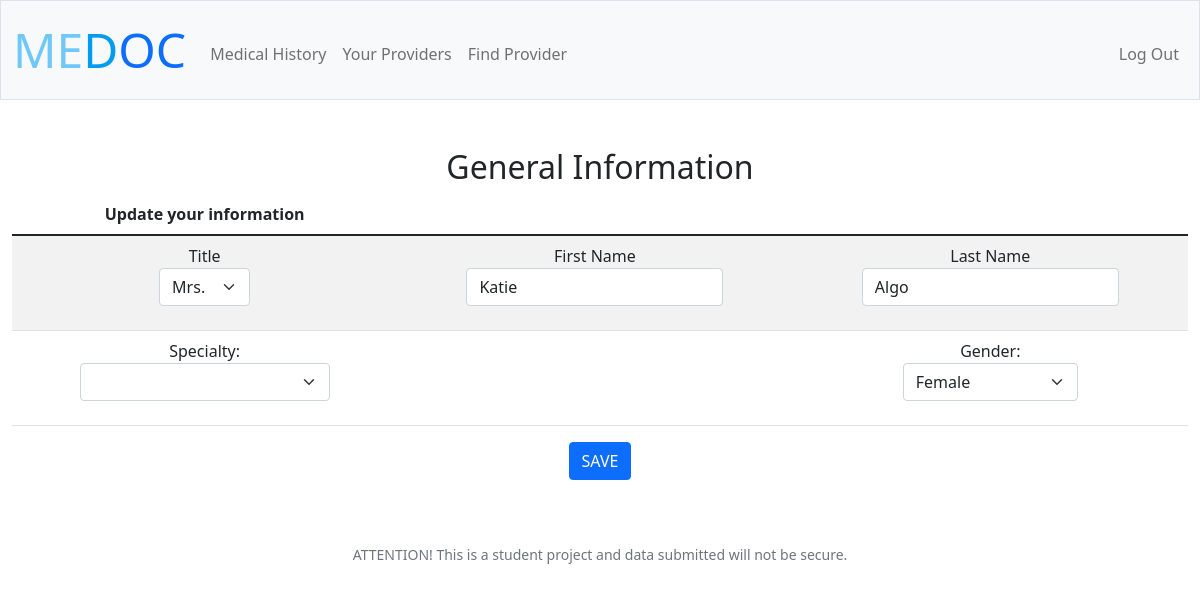
Page /provider_profile (signed in) on the committed database.
### tables this page shows
CREATE TABLE 'users' ('id' INTEGER PRIMARY KEY AUTOINCREMENT NOT NULL, 'username' TEXT NOT NULL, 'password' TEXT NOT NULL,'first' TEXT NOT NULL,'last' TEXT NOT NULL, 'title' TEXT,'usertype' TEXT, 'dob' DATETIME, 'specialty' TEXT, 'sex' TEXT, 'marital_status' TEXT, 'race' TEXT, 'employment_status' TEXT, 'ocupation' TEXT, 'employer' TEXT);

### app.py (the view, shortened to what this page needs)
@app.route("/provider_profile", methods=["GET", "POST"])
@login_required
def provider_profile():
    id = session["user_id"][0]["id"]
    if request.method == "GET":
        provider = db.execute("SELECT * FROM users WHERE id = ?", id)
        specialties = db.execute("SELECT specialty FROM specialties ORDER BY specialty ASC")
        return render_template("provider_profile.html", provider=provider, specialties=specialties)

### app.py (called while the page is built)
@app.after_request
def after_request(response):
    response.headers["Cache-Control"] = "no-cache, no-store, must-revalidate"
    response.headers["Expires"] = 0
    response.headers["Pragma"] = "no-cache"
    return response

### helpers.py (called while the page is built)
def login_required(f):
    @wraps(f)
    def decorated_function(*args, **kwargs):
        if session.get("user_id") is None:
            return redirect("/login")
        return f(*args, **kwargs)
    return decorated_function

### templates/provider_profile.html (shortened to what this page needs)
{% extends "layout.html" %}
{% block main %}
<h2> General Information</h2>
<form action="/provider_profile" method="POST">
    <div>
        <table class="table table-striped">
            <thead>
                <tr>
                    <th>Update your information</th>
                </tr>
            </thead>
            <tbody>
                <tr>
                    <td>
                        <label for="title">Title</label>
                        <select  autofocus class="form-select mx-auto w-auto" name="title" id="title">
                            <option selected value="{{provider[0]['title']}}">{{provider[0]['title']}}</option>
                        </select>
                    </td>
                    <td>
                        <label for="first">First Name</label>
                        <div class="mb-3">
                            <input autocomplete="off" class="form-control mx-auto w-auto" id="first" name="first" type="text" value="{{provider[0]['first']}}">
                        </div>
                    </td>
                    <td>
                        <label for="last">Last Name</label>
                        <div class="mb-3">
                            <input autocomplete="off" class="form-control mx-auto w-auto" id="last" name="last" type="text" value="{{provider[0]['last']}}">
                        </div>
                    </td>
                </tr>
                <tr>
                    <td>
                        <div class="mb-3">
                            <label for="specialty">Specialty:</label>
                            <select  autofocus class="form-select mx-auto w-auto" name="specialty" id="specialty">
                                <option selected value="{{provider[0]['specialty']}}">{{provider[0]['specialty']}}</option>
                                {% for specialty in specialties %}
                                <option>{{ specialty["specialty"] }}</option>
                                {% endfor %}
                            </select>
                        </div>
                    </td>
                    <td>
                    </td>
                    <td>
                        <label for="sex">Gender:</label>
                            <select  autofocus class="form-select mx-auto w-auto" name="sex" id="sex" required>
                                {% if provider[0]["sex"] == NULL %}
                                <option disabled selected value="{{provider[0]['sex']}}">Options:</option>
                                {% else %}
                                <option selected value="{{provider[0]['sex']}}">{{provider[0]['sex']}}</option>
                                {% endif %}
                            </select>
                    </td>
                </tr>
            </tbody>
        </table>
    </div>
    <div class="mb-3">
        <button class="btn btn-primary" type="submit">SAVE</button>
    </div>
    </form>
{% endblock %}

### static/styles.css (style rules this page uses)
tr { width: 100wp; }

### rows in the picture
users: title "Mrs.", first "Katie", last "Algo", sex "Female"
